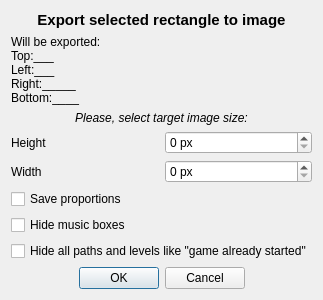
<?xml version="1.0" encoding="UTF-8"?>
<ui version="4.0">
 <class>WldSaveImage</class>
 <widget class="QDialog" name="WldSaveImage">
  <property name="geometry">
   <rect>
    <x>0</x>
    <y>0</y>
    <width>285</width>
    <height>281</height>
   </rect>
  </property>
  <property name="windowTitle">
   <string>Export to image</string>
  </property>
  <property name="windowIcon">
   <iconset resource="../_resources/editor.qrc">
    <normaloff>:/images/world.png</normaloff>:/images/world.png</iconset>
  </property>
  <layout class="QGridLayout" name="gridLayout">
   <property name="sizeConstraint">
    <enum>QLayout::SetMinimumSize</enum>
   </property>
   <item row="2" column="0" colspan="2">
    <widget class="QLabel" name="label_4">
     <property name="font">
      <font>
       <italic>true</italic>
      </font>
     </property>
     <property name="text">
      <string>Please, select target image size:</string>
     </property>
     <property name="alignment">
      <set>Qt::AlignCenter</set>
     </property>
    </widget>
   </item>
   <item row="3" column="0">
    <widget class="QLabel" name="label_2">
     <property name="text">
      <string>Height</string>
     </property>
    </widget>
   </item>
   <item row="5" column="0" colspan="2">
    <widget class="QCheckBox" name="SaveProportion">
     <property name="whatsThis">
      <string>&lt;html&gt;&lt;head/&gt;&lt;body&gt;&lt;p&gt;With this option will calculate the opposite value for height and/or width to export the target image with correct proportions.&lt;/p&gt;&lt;/body&gt;&lt;/html&gt;</string>
     </property>
     <property name="text">
      <string>Save proportions</string>
     </property>
    </widget>
   </item>
   <item row="0" column="0" colspan="2">
    <widget class="QLabel" name="label">
     <property name="sizePolicy">
      <sizepolicy hsizetype="Preferred" vsizetype="Preferred">
       <horstretch>0</horstretch>
       <verstretch>0</verstretch>
      </sizepolicy>
     </property>
     <property name="font">
      <font>
       <pointsize>11</pointsize>
       <weight>75</weight>
       <bold>true</bold>
      </font>
     </property>
     <property name="text">
      <string>Export selected rectangle to image</string>
     </property>
     <property name="alignment">
      <set>Qt::AlignCenter</set>
     </property>
    </widget>
   </item>
   <item row="4" column="1">
    <widget class="QSpinBox" name="imgWidth">
     <property name="whatsThis">
      <string>&lt;html&gt;&lt;head/&gt;&lt;body&gt;&lt;p&gt;This is the &lt;span style=&quot; font-weight:600;&quot;&gt;Width&lt;/span&gt; of the image to be exported. The target image will be scaled to this width.&lt;/p&gt;&lt;/body&gt;&lt;/html&gt;</string>
     </property>
     <property name="suffix">
      <string> px</string>
     </property>
     <property name="maximum">
      <number>999999999</number>
     </property>
    </widget>
   </item>
   <item row="8" column="0" colspan="2">
    <widget class="QDialogButtonBox" name="buttonBox">
     <property name="orientation">
      <enum>Qt::Horizontal</enum>
     </property>
     <property name="standardButtons">
      <set>QDialogButtonBox::Cancel|QDialogButtonBox::Ok</set>
     </property>
     <property name="centerButtons">
      <bool>true</bool>
     </property>
    </widget>
   </item>
   <item row="3" column="1">
    <widget class="QSpinBox" name="imgHeight">
     <property name="whatsThis">
      <string>&lt;html&gt;&lt;head/&gt;&lt;body&gt;&lt;p&gt;This is the &lt;span style=&quot; font-weight:600;&quot;&gt;Height&lt;/span&gt; of the image to be exported. The target image will be scaled to this height.&lt;/p&gt;&lt;/body&gt;&lt;/html&gt;</string>
     </property>
     <property name="suffix">
      <string> px</string>
     </property>
     <property name="maximum">
      <number>999999999</number>
     </property>
    </widget>
   </item>
   <item row="4" column="0">
    <widget class="QLabel" name="label_3">
     <property name="text">
      <string>Width</string>
     </property>
    </widget>
   </item>
   <item row="1" column="0" colspan="2">
    <widget class="QLabel" name="ExportRect">
     <property name="text">
      <string notr="true">Will be exported:
Top:___
Left:___
Right:_____
Bottom:____</string>
     </property>
    </widget>
   </item>
   <item row="7" column="0" colspan="2">
    <widget class="QCheckBox" name="HidePaths">
     <property name="text">
      <string>Hide all paths and levels like &quot;game already started&quot;</string>
     </property>
    </widget>
   </item>
   <item row="6" column="0" colspan="2">
    <widget class="QCheckBox" name="HideMusBoxes">
     <property name="text">
      <string>Hide music boxes</string>
     </property>
    </widget>
   </item>
  </layout>
 </widget>
 <resources>
  <include location="../_resources/editor.qrc"/>
 </resources>
 <connections>
  <connection>
   <sender>buttonBox</sender>
   <signal>accepted()</signal>
   <receiver>WldSaveImage</receiver>
   <slot>accept()</slot>
   <hints>
    <hint type="sourcelabel">
     <x>257</x>
     <y>247</y>
    </hint>
    <hint type="destinationlabel">
     <x>157</x>
     <y>274</y>
    </hint>
   </hints>
  </connection>
  <connection>
   <sender>buttonBox</sender>
   <signal>rejected()</signal>
   <receiver>WldSaveImage</receiver>
   <slot>reject()</slot>
   <hints>
    <hint type="sourcelabel">
     <x>275</x>
     <y>247</y>
    </hint>
    <hint type="destinationlabel">
     <x>286</x>
     <y>274</y>
    </hint>
   </hints>
  </connection>
 </connections>
</ui>
